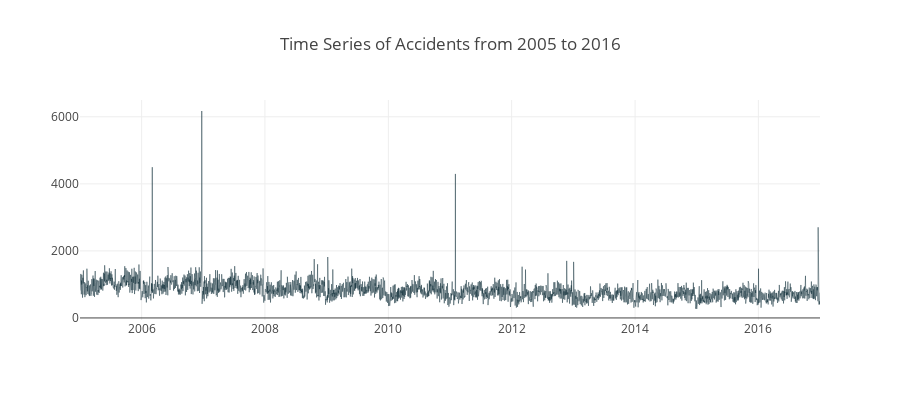

The notebook cell saved with this chart:
### Markdown cell above
> - Number of accidents per month-day is mostly uniform. 31st is lowest beacuse only 7 months have 31 days.
> - On an average about 114,644 accidents occur every day in France.

### Plotting the time series of all accidents from 2005 to 2013

### Code cell
accidents.an += 2000
dates = pd.to_datetime(accidents.an*10000+accidents.mois*100+accidents.jour,format='%Y%m%d')
accidents.an -= 2000
aggregated = dates.value_counts().sort_index()
x_values = aggregated.index.tolist()
y_values = aggregated.values.tolist()
x1,y1 = x_values, y_values

#x1, y1 = create_stack_bar_data('jour', accidents)
trace1 = go.Scatter(x=x1, y=y1, opacity=0.75, name="monthday", marker=dict(color='#092a35'), line = dict(
        width = 0.6))
layout = dict(height=400, title='Time Series of Accidents from 2005 to 2016', legend=dict(orientation="h"));

fig = go.Figure(data=[trace1], layout=layout)
iplot(fig, filename='stacked-bar')

### Figure 1 — Plotly figure (JSON) as saved in the notebook; plotly's stock layout.template omitted (floating-point values rounded to 4 significant figures; data arrays with more than 128 entries replaced by an {"elided": "..."} marker saying what was removed)
{"data": [{"line": {"width": 0.6}, "marker": {"color": "#092a35"}, "name": "monthday", "opacity": 0.75, "type": "scatter", "uid": "3e2219a6-996a-11e9-9814-9801a7b688a9", "x": {"elided": "4383 str values"}, "y": {"elided": "4383 int values"}}], "layout": {"height": 400, "legend": {"orientation": "h"}, "title": "Time Series of Accidents from 2005 to 2016"}}
